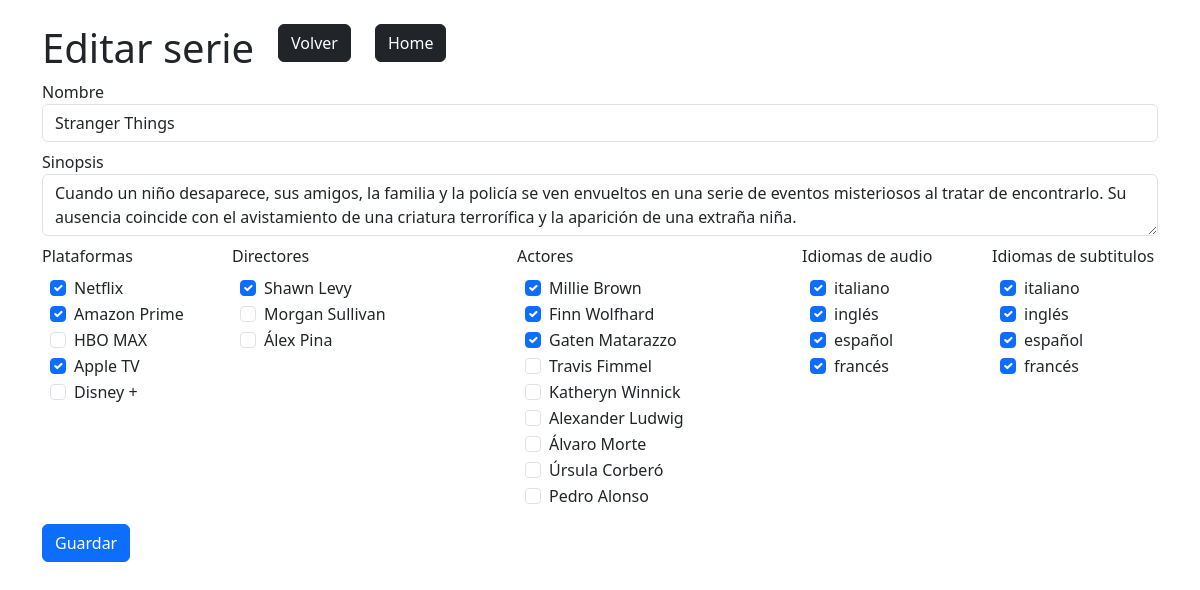
/views/serie/create.php?update&id=1, run on the app's committed database.
### tables this page shows
CREATE TABLE serie (
	id int NOT NULL PRIMARY KEY AUTO_INCREMENT,
    title varchar(255) UNIQUE NOT NULL,
	synopsis varchar(500) NOT NULL
);

CREATE TABLE platform (
    id int NOT NULL PRIMARY KEY AUTO_INCREMENT,
    name varchar(255) UNIQUE NOT NULL
);

CREATE TABLE director (
	id int NOT NULL PRIMARY KEY AUTO_INCREMENT,
    name varchar(255) NOT NULL,
    lastname varchar(255) NOT NULL,
    birth_date date NOT NULL,
    nationality varchar(255) NOT NULL
);

CREATE TABLE actor (
	id int NOT NULL PRIMARY KEY AUTO_INCREMENT,
    name varchar(255) NOT NULL,
    lastname varchar(255) NOT NULL,
    birth_date date NOT NULL,
    nationality varchar(255) NOT NULL
);

CREATE TABLE languaje (
	id int NOT NULL PRIMARY KEY AUTO_INCREMENT,
    name varchar(255) NOT NULL,
    iso_code varchar(2) UNIQUE NOT NULL
);

### views/serie/create.php (the view, shortened to what the rows shown need)
<?php
include '../header.php';
require_once(__DIR__ . '/../../controllers/SerieController.php');
require_once(__DIR__ . '/../../controllers/LanguajeController.php');
$createView = true;
$platforms = listPlatforms();
$directors = listDirectors();
$actors = listActors();
$languajes = listLanguajes();
if (isset($_GET['update'])) {
    $createView = false;
    $serieObject = getSerieData($_GET['id']);
}
?>
<div class="container" style="margin-top:2%">
    <div class="row">
        <div class="col-sm-auto">
            <h1><?php echo ($createView) ? 'Crear serie' : 'Editar serie'; ?></h1>
        </div>
    </div>
    <div>
        <form name="create_serie" action="" method="POST">
            <div class="form-group mb-2">
                <label for="name">Nombre</label>
                <input id="name" class="form-control" name="title" type="text" placeholder="Ingresa el título" value="<?php if (isset($serieObject)) echo $serieObject->getTitle(); ?>" required>
            </div>
            <div class="form-group mb-2">
                <label for="synopsis">Sinopsis</label>
                <textarea id="synopsis" class="form-control" name="synopsis" placeholder="Ingresa la sinopsis" required><?php if (isset($serieObject)) echo $serieObject->getSynopsis(); ?></textarea>
            </div>
            <div class="row mb-2">
                <div class="col-sm-2">
                    <div class="m-2">
                        <?php
                        foreach ($platforms as $item) {
                        ?>
                            <div class="form-check">
                                <input class="form-check-input" type="checkbox" name="platforms[]" id="<?php echo 'platform_' . $item->getId(); ?>" value="<?php echo $item->getId(); ?>" <?php if ((isset($serieObject)) && in_array($item->getId(), $serieObject->getPlatformIds())) echo 'checked'; ?>>
                                <label class="form-check-label" for="<?php echo 'platform_' . $item->getId(); ?>"><?php echo $item->getName(); ?></label>
                            </div>
                        <?php
                        }
                        ?>
                    </div>
                </div>
                <div class="col-sm-3">
                    <div class="m-2">
                        <?php
                        foreach ($directors as $item) {
                        ?>
                            <div class="form-check">
                                <input class="form-check-input" type="checkbox" name="directors[]" id="<?php echo 'director_' . $item->getId(); ?>" value="<?php echo $item->getId(); ?>" <?php if ((isset($serieObject)) && in_array($item->getId(), $serieObject->getDirectorIds())) echo 'checked'; ?>>
                                <label class="form-check-label" for="<?php echo 'director_' . $item->getId(); ?>"><?php echo $item->getName() . ' ' . $item->getLastname(); ?></label><br>
                            </div>
                        <?php
                        }
                        ?>
                    </div>
                </div>
                <div class="col-sm-3">
                    <div class="m-2">
                        <?php
                        foreach ($actors as $item) {
                        ?>
                            <div class="form-check">
                                <input class="form-check-input" type="checkbox" name="actors[]" id="<?php echo 'actor_' . $item->getId(); ?>" value="<?php echo $item->getId(); ?>" <?php if ((isset($serieObject)) && in_array($item->getId(), $serieObject->getActorIds())) echo 'checked'; ?>>
                                <label class="form-check-label" for="<?php echo 'actor_' . $item->getId(); ?>"><?php echo $item->getName() . ' ' . $item->getLastname(); ?></label><br>
                            </div>
                        <?php
                        }
                        ?>
                    </div>
                </div>
                <div class="col-sm-2">
                    <div class="m-2">
                        <?php
                        foreach ($languajes as $item) {
                        ?>
                            <div class="form-check">
                                <input class="form-check-input" type="checkbox" name="audioLanguajes[]" id="<?php echo 'languaje_' . $item->getId(); ?>" value="<?php echo $item->getId(); ?>" <?php if ((isset($serieObject)) && in_array($item->getId(), $serieObject->getAudioLangIds())) echo 'checked'; ?>>
                                <label class="form-check-label" for="<?php echo 'languaje_' . $item->getId(); ?>"><?php echo $item->getName(); ?></label><br>
                            </div>
                        <?php
                        }
                        ?>
                    </div>
                </div>
                <div class="col-sm-2">
                    <div class="m-2">
                        <?php
                        foreach ($languajes as $item) {
                        ?>
                            <div class="form-check">
                                <input class="form-check-input" type="checkbox" name="captionLanguajes[]" id="<?php echo 'languaje_' . $item->getId(); ?>" value="<?php echo $item->getId(); ?>" <?php if ((isset($serieObject)) && in_array($item->getId(), $serieObject->getCaptionLangIds())) echo 'checked'; ?>>
                                <label class="form-check-label" for="<?php echo 'languaje_' . $item->getId(); ?>"><?php echo $item->getName(); ?></label><br>
                            </div>
                        <?php
                        }
                        ?>
                    </div>
                </div>
            </div>
        </form>
    </div>
</div>

### data on the page
serie: title "Stranger Things", synopsis "Cuando un niño desaparece, sus amigos, la familia y la policía se ven envueltos en una serie de eventos misteriosos al tratar de encontrarlo. Su ausencia coincide con el avistamiento de una criatura terrorífica y la aparición de una extraña niña."
platform: id "☑", name "Netflix"
platform: id "☑", name "Amazon Prime"
platform: name "HBO MAX"
platform: id "☑", name "Apple TV"
platform: name "Disney +"
director: id "☑", name "Shawn", lastname "Levy"
director: name "Morgan", lastname "Sullivan"
director: name "Álex", lastname "Pina"
actor: id "☑", name "Millie", lastname "Brown"
actor: id "☑", name "Finn", lastname "Wolfhard"
actor: id "☑", name "Gaten", lastname "Matarazzo"
actor: name "Travis", lastname "Fimmel"
actor: name "Katheryn", lastname "Winnick"
actor: name "Alexander", lastname "Ludwig"
actor: name "Álvaro", lastname "Morte"
actor: name "Úrsula", lastname "Corberó"
actor: name "Pedro", lastname "Alonso"
languaje: id "☑", name "italiano"
languaje: id "☑", name "inglés"
languaje: id "☑", name "español"
languaje: id "☑", name "francés"
